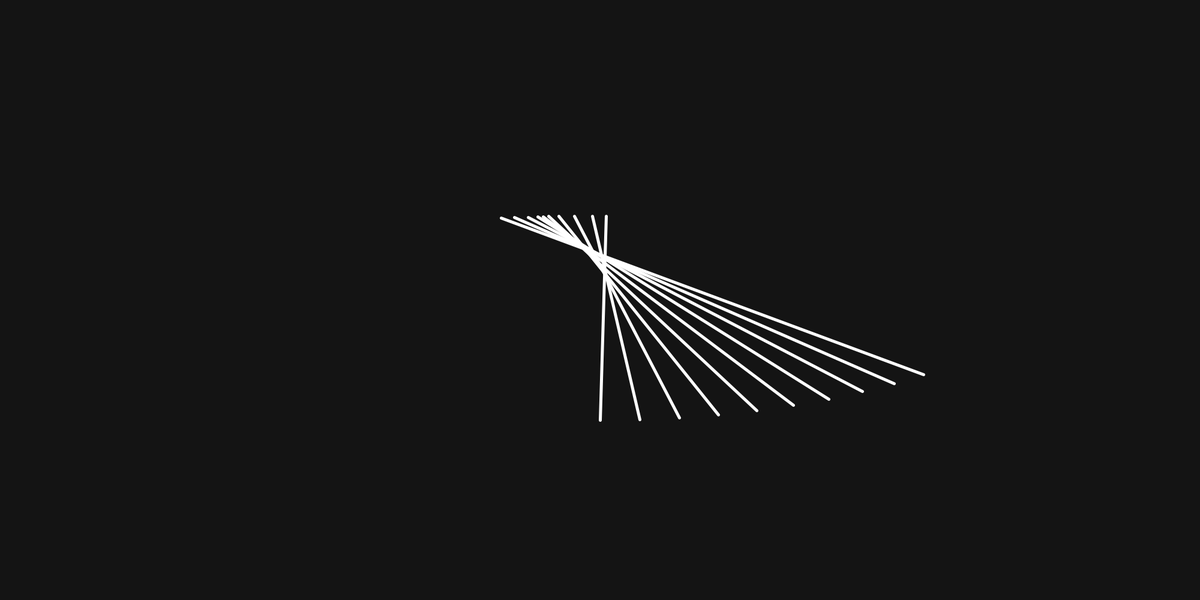
Frame 1 (no input)
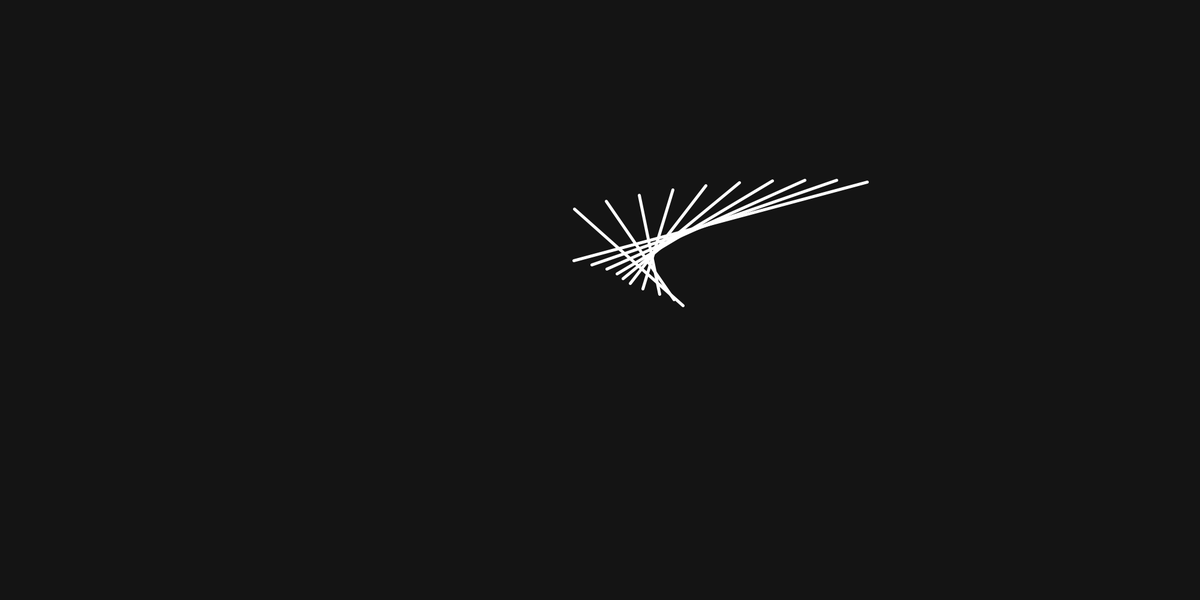
Frame 60 (the mouse pressed at the canvas centre just before this capture)
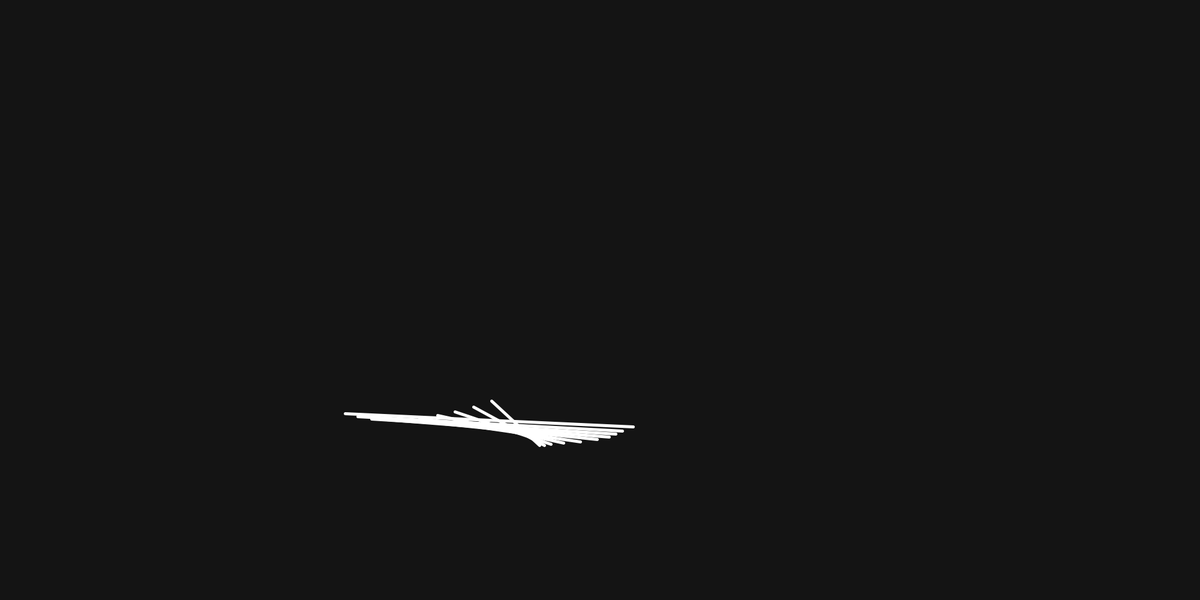
Frame 120 (the mouse held since frame 60 and released just before this capture)

The Processing sketch that drew these frames (run headless with seeded random() and noise(); from frame 60 on, the mouse is pressed at the canvas centre):

// Processing sketch: moving_lines
// ── moving_lines.pde
float t;

static final int NUM_LINES = 10;

void setup(){

  background(20);
  size(2000, 1000);

}


void draw(){
  background(20);
  stroke(255);
  strokeWeight(5);
  
  translate(width/2, height/2);
  
  for(int i = 0; i < NUM_LINES; i++) {
    line(x1(t + i), y1(t + i), x2(t + i), y2(t + i));
  }
  t += 0.5;
}

float x1(float t){
  return sin(t/10) * 400 + sin(t/15) * 400;
}

float y1(float t) {
  return cos(t/10) * 200;
}

float x2(float t) {
  return sin(-t/10) * 200 + sin(t) * 2 + cos(t) * 10;
}

float y2(float t) {
  return -cos(t/20) * 200 + cos(t/12) * 60;
}
